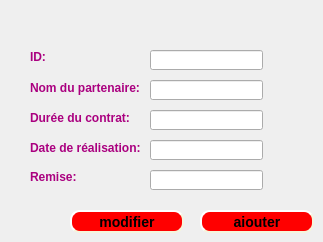
       <widget class="QWidget" name="tab_10">
        <attribute name="title">
         <string>ajouter</string>
        </attribute>
        <widget class="QLabel" name="label_52">
         <property name="geometry">
          <rect>
           <x>30</x>
           <y>50</y>
           <width>47</width>
           <height>14</height>
          </rect>
         </property>
         <property name="font">
          <font>
           <weight>75</weight>
           <bold>true</bold>
          </font>
         </property>
         <property name="styleSheet">
          <string notr="true">color: rgb(170, 0, 127);</string>
         </property>
         <property name="text">
          <string>ID:</string>
         </property>
        </widget>
        <widget class="QLabel" name="label_53">
         <property name="geometry">
          <rect>
           <x>30</x>
           <y>80</y>
           <width>111</width>
           <height>16</height>
          </rect>
         </property>
         <property name="font">
          <font>
           <weight>75</weight>
           <bold>true</bold>
          </font>
         </property>
         <property name="styleSheet">
          <string notr="true">color: rgb(170, 0, 255);
color: rgb(170, 0, 127);</string>
         </property>
         <property name="text">
          <string>Nom du partenaire:</string>
         </property>
        </widget>
        <widget class="QLabel" name="label_54">
         <property name="geometry">
          <rect>
           <x>30</x>
           <y>110</y>
           <width>101</width>
           <height>16</height>
          </rect>
         </property>
         <property name="font">
          <font>
           <weight>75</weight>
           <bold>true</bold>
          </font>
         </property>
         <property name="styleSheet">
          <string notr="true">color: rgb(170, 85, 127);
color: rgb(170, 0, 127);</string>
         </property>
         <property name="text">
          <string>Durée du contrat:</string>
         </property>
        </widget>
        <widget class="QLabel" name="label_55">
         <property name="geometry">
          <rect>
           <x>30</x>
           <y>140</y>
           <width>111</width>
           <height>16</height>
          </rect>
         </property>
         <property name="font">
          <font>
           <weight>75</weight>
           <bold>true</bold>
          </font>
         </property>
         <property name="styleSheet">
          <string notr="true">color: rgb(170, 0, 127);
color: rgb(170, 0, 127);</string>
         </property>
         <property name="text">
          <string>Date de réalisation:</string>
         </property>
        </widget>
        <widget class="QLabel" name="label_56">
         <property name="geometry">
          <rect>
           <x>30</x>
           <y>170</y>
           <width>47</width>
           <height>14</height>
          </rect>
         </property>
         <property name="font">
          <font>
           <weight>75</weight>
           <bold>true</bold>
          </font>
         </property>
         <property name="styleSheet">
          <string notr="true">color: rgb(170, 0, 127);</string>
         </property>
         <property name="text">
          <string>Remise:</string>
         </property>
        </widget>
        <widget class="QLineEdit" name="lineEdit_18_gc">
         <property name="geometry">
          <rect>
           <x>150</x>
           <y>50</y>
           <width>113</width>
           <height>20</height>
          </rect>
         </property>
        </widget>
        <widget class="QLineEdit" name="lineEdit_19_gc">
         <property name="geometry">
          <rect>
           <x>150</x>
           <y>80</y>
           <width>113</width>
           <height>20</height>
          </rect>
         </property>
        </widget>
        <widget class="QLineEdit" name="lineEdit_20_gc">
         <property name="geometry">
          <rect>
           <x>150</x>
           <y>110</y>
           <width>113</width>
           <height>20</height>
          </rect>
         </property>
        </widget>
        <widget class="QLineEdit" name="lineEdit_21_gc">
         <property name="geometry">
          <rect>
           <x>150</x>
           <y>140</y>
           <width>113</width>
           <height>20</height>
          </rect>
         </property>
        </widget>
        <widget class="QLineEdit" name="lineEdit_22_gc">
         <property name="geometry">
          <rect>
           <x>150</x>
           <y>170</y>
           <width>113</width>
           <height>20</height>
          </rect>
         </property>
        </widget>
        <widget class="QPushButton" name="pushButton_7_gc">
         <property name="geometry">
          <rect>
           <x>200</x>
           <y>210</y>
           <width>114</width>
           <height>23</height>
          </rect>
         </property>
         <property name="font">
          <font>
           <pointsize>-1</pointsize>
           <weight>75</weight>
           <italic>false</italic>
           <bold>true</bold>
          </font>
         </property>
         <property name="styleSheet">
          <string notr="true">background-color: red;
    border-style: outset;
    border-width: 2px;
    border-radius: 10px;
    border-color: beige;
    font: bold 14px;
    min-width: 6em;
    padding: 4;
</string>
         </property>
         <property name="text">
          <string>ajouter</string>
         </property>
        </widget>
        <widget class="QPushButton" name="pushButton_8_gc">
         <property name="geometry">
          <rect>
           <x>70</x>
           <y>210</y>
           <width>114</width>
           <height>23</height>
          </rect>
         </property>
         <property name="font">
          <font>
           <pointsize>-1</pointsize>
           <weight>75</weight>
           <italic>false</italic>
           <bold>true</bold>
          </font>
         </property>
         <property name="styleSheet">
          <string notr="true">background-color: red;
    border-style: outset;
    border-width: 2px;
    border-radius: 10px;
    border-color: beige;
    font: bold 14px;
    min-width: 6em;
    padding: 4;
</string>
         </property>
         <property name="text">
          <string>modifier</string>
         </property>
        </widget>
       </widget>
